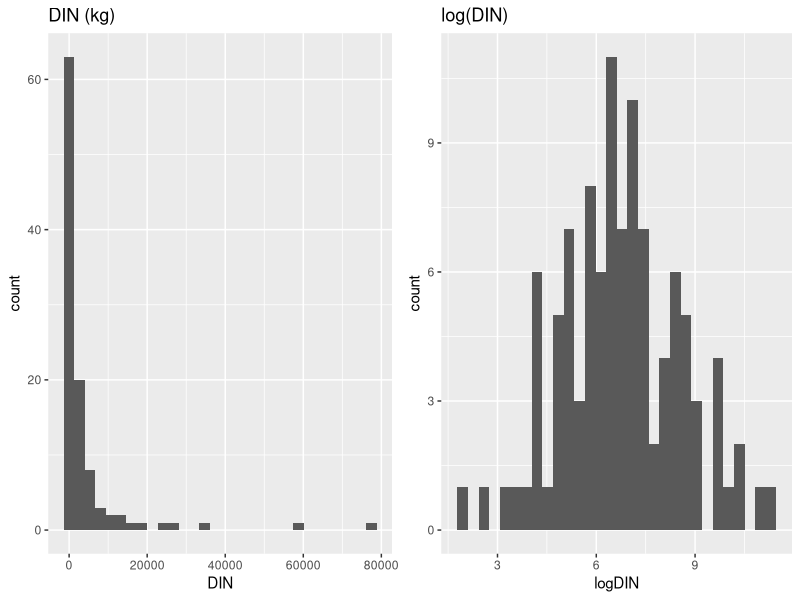
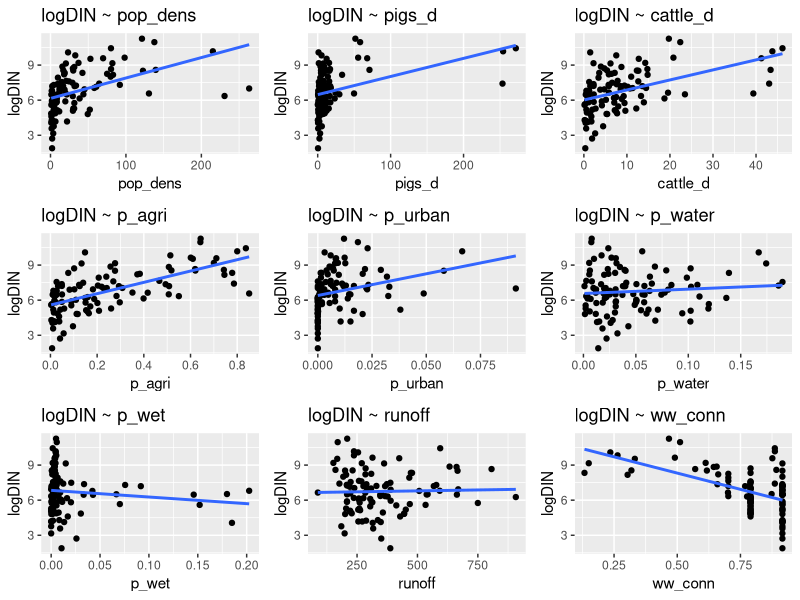

Recreate these plots in R, in order.
## ---- chunk 1
set.seed(2025)

# Paket 
library(dplyr)
library(ggplot2)
library(broom)
library(gridExtra)

library(MASS)
library(car)


# Läs in
b <- read.csv("baltic_DIN.csv", stringsAsFactors = FALSE)

str(b)
summary(b)
## ---- chunk 2
# (i) Stad + landsbygd ≈ 100?
all.equal(b$x3 + b$x4, rep(100, nrow(b)), tolerance = 1e-8)

# (ii) Delar markanvändningskategorierna upp avrinningsområdet?
land_cols <- paste0("x", 6:15)
all.equal(rowSums(b[ , land_cols]), b$x1, tolerance = 1e-6)

# (iii) Saknade värden per variabel och länder
data.frame(n_missing = sapply(b, function(z) sum(is.na(z))))
table(Country = b$x20)
## ---- chunk 3
b2 <- b %>%
  mutate(
    area_km2 = x1 * 0.01,                     # 1 ha = 0,01 km^2
    DIN      = y,
    logDIN   = log(y),                        # responsvariabel för modellering
    # Tätheter per km^2
    pop_dens = x5,                            # givet i data; lika med x2/area_km2
    pigs_d   = x17 / area_km2,
    cattle_d = x18 / area_km2,
    # Andelar av markanvändning (en referenskategori måste utelämnas i modeller)
    p_decid  = x6/x1,
    p_conif  = x7/x1,
    p_mixf   = x8/x1,
    p_shrub  = x9/x1,
    p_wet    = x10/x1,
    p_agri   = x11/x1,
    p_bare   = x12/x1,
    p_water  = x13/x1,
    p_snow   = x14/x1,
    p_urban  = x15/x1,
    # Övrigt
    runoff   = x16,                           # mm/år
    ww_conn  = x19/100,                       # andel i [0,1]
    Country  = factor(ifelse(x20=="MISSING","Unknown", x20))
  )

summary(b2$logDIN)
## ---- chunk 4
# Histogram
p1 <- ggplot(b2, aes(DIN))    + geom_histogram(bins=30) + ggtitle("DIN (kg)")
p2 <- ggplot(b2, aes(logDIN)) + geom_histogram(bins=30) + ggtitle("log(DIN)")
gridExtra::grid.arrange(p1, p2, ncol = 2)

# Utvalda spridningsdiagram mot logDIN
vars <- c("pop_dens","pigs_d","cattle_d","p_agri","p_urban","p_water","p_wet","runoff","ww_conn")
plots <- lapply(vars, function(v) {
  ggplot(b2, aes_string(v, "logDIN")) + geom_point() + geom_smooth(method="lm", se=FALSE) +
    labs(title = paste("logDIN ~", v))
})
do.call(gridExtra::grid.arrange, c(plots, ncol=3))
## ---- chunk 5
# Tabell över enkla regressioner (hanterar borttagna/konstanta prediktorer)
simp_vars <- c("pop_dens","pigs_d","cattle_d","p_agri","p_urban","p_water","p_wet","runoff","ww_conn")
simp_fits <- lapply(simp_vars, function(v) lm(reformulate(v, "logDIN"), data = b2))

simp_tab <- dplyr::bind_rows(lapply(seq_along(simp_fits), function(i){
  fit <- simp_fits[[i]]
  tdy <- broom::tidy(fit)
  g   <- broom::glance(fit)
  row <- tdy[tdy$term == simp_vars[i], , drop = FALSE]

  data.frame(
    model = paste0("logDIN ~ ", simp_vars[i]),
    beta1 = if (nrow(row)) row$estimate else NA_real_,
    pval  = if (nrow(row)) row$p.value  else NA_real_,
    R2    = g$r.squared,
    AdjR2 = g$adj.r.squared,
    RMSE  = g$sigma,
    row.names = NULL
  )
}))

simp_tab[order(-simp_tab$AdjR2), ]

## ---- chunk 6
full0 <- lm(logDIN ~ pop_dens + pigs_d + cattle_d + runoff + ww_conn +
              p_agri + p_wet + p_water + p_urban,
            data = b2)
summary(full0)
car::vif(full0)
